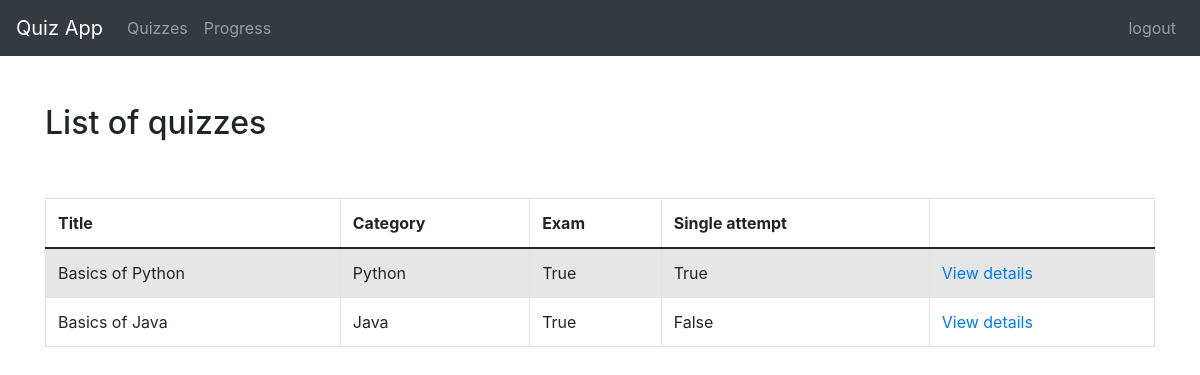
Screenshot of /quizzes/ (signed in) with the database file from the repository.
### quiz/models.py (models this page shows, shortened)
class Quiz(models.Model):
    title = models.CharField(
        verbose_name=_("Title"),
        max_length=60, blank=False)
    description = models.TextField(
        verbose_name=_("Description"),
        blank=True, help_text=_("a description of the quiz"))
    url = models.SlugField(
        max_length=60, blank=False,
        help_text=_("a user friendly url"),
        verbose_name=_("user friendly url"))
    category = models.ForeignKey(
        Category, null=True, blank=True,
        verbose_name=_("Category"), on_delete=models.CASCADE)
    random_order = models.BooleanField(
        blank=False, default=False,
        verbose_name=_("Random Order"),
        help_text=_("Display the questions in "
                    "a random order or as they "
                    "are set?"))
    max_questions = models.PositiveIntegerField(
        blank=True, null=True, verbose_name=_("Max Questions"),
        help_text=_("Number of questions to be answered on each attempt."))
    answers_at_end = models.BooleanField(
        blank=False, default=False,
        help_text=_("Correct answer is NOT shown after question."
                    " Answers displayed at the end."),
        verbose_name=_("Answers at end"))
    exam_paper = models.BooleanField(
        blank=False, default=False,
        help_text=_("If yes, the result of each"
                    " attempt by a user will be"
                    " stored. Necessary for marking."),
        verbose_name=_("Exam Paper"))
    single_attempt = models.BooleanField(
        blank=False, default=False,
        help_text=_("If yes, only one attempt by"
                    " a user will be permitted."
                    " Non users cannot sit this exam."),
        verbose_name=_("Single Attempt"))
    pass_mark = models.SmallIntegerField(
        blank=True, default=0,
        verbose_name=_("Pass Mark"),
        help_text=_("Percentage required to pass exam."),
        validators=[MaxValueValidator(100)])
    success_text = models.TextField(
        blank=True, help_text=_("Displayed if user passes."),
        verbose_name=_("Success Text"))
    fail_text = models.TextField(
        verbose_name=_("Fail Text"),
        blank=True, help_text=_("Displayed if user fails."))
    draft = models.BooleanField(
        blank=True, default=False,
        verbose_name=_("Draft"),
        help_text=_("If yes, the quiz is not displayed"
                    " in the quiz list and can only be"
                    " taken by users who can edit"
                    " quizzes."))
    class Meta:
        verbose_name = _("Quiz")
        verbose_name_plural = _("Quizzes")

class Category(models.Model):
    category = models.CharField(
        verbose_name=_("Category"),
        max_length=250, blank=True,
        unique=True, null=True)
    objects = CategoryManager()
    class Meta:
        verbose_name = _("Category")
        verbose_name_plural = _("Categories")
    def __str__(self):
        return self.category

### quiz/views.py (the view)
class QuizListView(ListView):
    model = Quiz
    def get_queryset(self):
        queryset = super(QuizListView, self).get_queryset()
        return queryset.filter(draft=False)

### quiz/templates/quiz/quiz_list.html (shortened to what this page needs)
{% extends 'base.html' %}
{% load i18n %}
{% load quiz_tags %}
{% block content %}<br><br>
<h2>{% trans "List of quizzes" %}</h2>
    {% if quiz_list %}
	<br><br>
		<table class="table table-bordered table-striped">
		  <thead>
			<tr>
			  <th>{% trans "Title" %}</th>
			  <th>{% trans "Category" %}</th>
			  <th>{% trans "Exam" %}</th>
			  <th>{% trans "Single attempt" %}</th>
			  <th></th>
			</tr>
		  </thead>
		  <tbody>
        {% for quiz in quiz_list %}
  			<tr>
			  <td>{{ quiz.title }}</td>
			  <td>{{ quiz.category }}</td>
			  <td>{{ quiz.exam_paper }}</td>
			  <td>{{ quiz.single_attempt }}</td>
			  <td>
				<a href="{% url 'quiz_start_page' slug=quiz.url %}">
				  {% trans "View details" %}
				</a>
			</tr>
        {% endfor %}
		  </tbody>
		</table>
	{% else %}
        <p>{% trans "There are no available quizzes" %}.</p>
    {% endif %}
{% endblock %}

### rows the page displays
Quiz: title "Basics of Python", category "Python", exam_paper "True", single_attempt "True"
Quiz: title "Basics of Java", category "Java", exam_paper "True", single_attempt "False"
